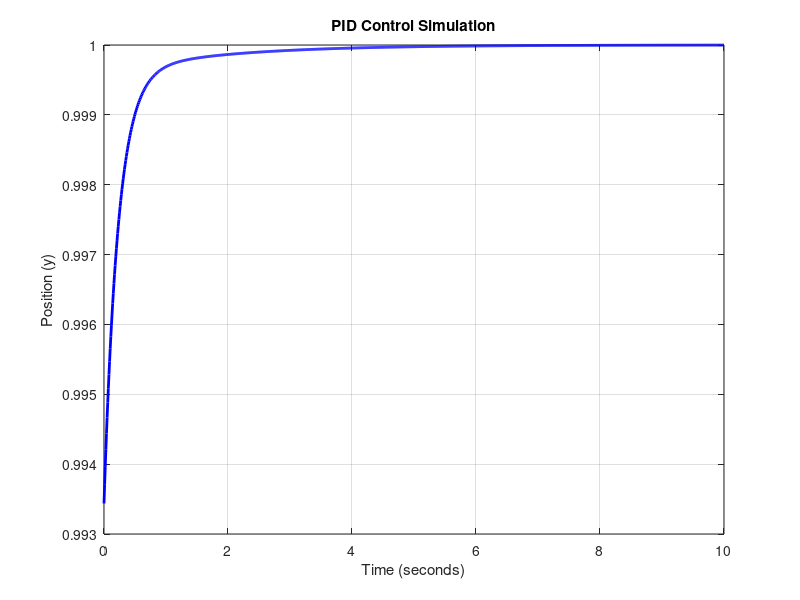

Here is the MATLAB script that generated this plot: (Note: this script raises an error after producing the figure.)
disp("yes")
%% 

v = 0.1;
% Fungsi gain berdasarkan kecepatan
K = @(v) 937.34 * v + 0.8953;

% Konstanta waktu
tau = 1.2396;

% Buat model sistem orde 1
sys = @(v) tf(K(v), [tau 1]);

% Setpoint atau referensi yang diinginkan
r = 1; % Misalnya, ingin robot bergerak dari y=0 ke y=1

% Parameter PID (tuning)
Kp = 1.0;
Ki = 0.5;
Kd = 0.2;

% Buat objek PID controller
C = pid(Kp, Ki, Kd);

% Sistem kontrol tertutup
T = @(v) feedback(C * sys(v), 1);

% Waktu simulasi
t = 0:0.01:10; % Misalnya simulasi dari 0 hingga 10 detik

% Kecepatan robot (misalnya, bisa bervariasi)
v = 1.0; % Contoh: kecepatan robot 1 m/s

% Respon sistem terhadap referensi
[y, t] = step(r * T(v), t); % Respon sistem terhadap setpoint r

% Plot hasil simulasi
figure;
plot(t, y, 'b', 'LineWidth', 2);
grid on;
xlabel('Time (seconds)');
ylabel('Position (y)');
title('PID Control Simulation');

%% 
% Impor gambar drone
drone_icon = imread("drone.png");

% Tentukan skala ukuran gambar (sesuaikan dengan ukuran yang diinginkan)
icon_size = 100; % Ukuran gambar dalam pixel
imshow(drone_icon);

%% 

% Contoh data posisi x dan waktu t
x = [0 0.2 0.5 0.8 1.2 1.5 1.7 1.9 2.1];
t = [0 1 2 3 4 5 6 7 8]; % Waktu yang sesuai dengan posisi x

figure;
axis([-1 3 min(x)-0.5 max(x)+0.5]); % Sesuaikan batas sumbu x dan y sesuai kebutuhan
grid on;
xlabel('Time');
ylabel('Position (x)');
title('Robot Movement Animation');

% Loop untuk animasi
for i = 1:length(t)
    plot(t(1:i), x(1:i), 'b', 'LineWidth', 2); % Plot data yang sudah diperbarui
    hold on;
    plot(t(i), x(i), 'ro', 'MarkerSize', 10); % Plot titik posisi saat ini sebagai lingkaran merah
    hold off;
    pause(0.1); % Jeda antara setiap frame animasi
end


%% 

t1 = 0:0.01:2;
t2 = (2+0.01):0.01:4;
t3 = (4+0.01):0.01:6;
t4 = (6+0.01):0.01:8;
t = [t1,t2,t3,t4];
u1 =[];
for i = 1:length(t1)
    u1 = [u1,0.05];
end
u2 =[];
for i = 1:length(t2)
    u2 = [u2,0.1];
end
u3 =[];
for i = 1:length(t3)
    u3 = [u3,0.15];
end
u4 =[];
for i = 1:length(t4)
    u4 = [u4,0.2];
end
u = [u1,u2,u3,u4];
figure(1);
plot(t,u);
grid on;
hold on;

y0 = 450;
tfl = 0;
y=[y0];
umin1 = 0;
x = [200];
for i = 2:length(t)

    if (u(i) ~= umin1)
        tfl = t(i);
        y0 = y(end);
        y = [y,y0];
    elseif (u(i) == umin1)
        y = [y,y0+sistemX("mundur", u(i), t(i)-tfl)];
    end
    umin1 = u(i);
    x = [x,200];
end

plot(t,y);

% Impor gambar drone
[drone_icon, ~, alpha] = imread('quadrotor.png');

% Tentukan skala ukuran gambar (sesuaikan dengan ukuran yang diinginkan)
icon_size = 60; % Ukuran gambar dalam pixel

figure(2);

xlabel('Time');
ylabel('Position (x)');

% Loop untuk animasi
for i = 1:length(t)
    figure(2);
    plot(x(1:i), y(1:i), 'b', 'LineWidth', 2); % Plot data yang sudah diperbarui
    axis([0 400 0 500]); % Sesuaikan batas sumbu x dan y sesuai kebutuhan
    grid on;
    hold on;
    % plot(x(i), y(i), 'ro', 'MarkerSize', 10); % Plot titik posisi saat ini sebagai lingkaran merah
    % Tampilkan gambar drone sebagai simbol titik posisi saat ini
    h = image(x(i), y(i), drone_icon, 'XData', [x(i)-icon_size/2 x(i)+icon_size/2], 'YData', [y(i)-icon_size/2 y(i)+icon_size/2]);
    % Atur AlphaData untuk menetapkan transparansi
    set(h, 'AlphaData', alpha);
    hold off;
    pause(0.01); % Jeda antara setiap frame animasi
end

% Definisi fungsi dalam script
function y = sistemX(arah, kec, t)
    if arah == "maju"
        if kec ~= 0
            gainMaju = 937.34 * kec + 0.8953;
        elseif kec == 0
            gainMaju = 0;
        end
        tauMaju = 1.2396;
        s = tf('s'); % Definisikan operator Laplace
        Gmaju = gainMaju / (tauMaju * s + 1); % Fungsi transfer sistem
        U = 1 / s^2; % Fungsi transfer sinyal ramp
        Ymaju = Gmaju * U; % Fungsi transfer output
        Ystep = s * Gmaju * U;
        % Simulasi dan Plot Respon
        outsim = step(Ystep, t); % Hitung respon terhadap sinyal ramp
        y = outsim(end);

    elseif arah == "mundur"
        if kec ~= 0
            gainMundur = -1*(1242.79 * kec - 4.531);
        elseif kec == 0
            gainMundur = 0;
        end
        
        tauMundur = 1.949;
        s = tf('s'); % Definisikan operator Laplace
        Gmundur = gainMundur / (tauMundur * s + 1); % Fungsi transfer sistem
        U = 1 / s^2; % Fungsi transfer sinyal ramp
        Ymundur = Gmundur * U; % Fungsi transfer output
        Ystep = s * Gmundur * U;
        % Simulasi dan Plot Respon
        outsim = step(Ystep, t); % Hitung respon terhadap sinyal ramp
        y = outsim(end);
    end
end



